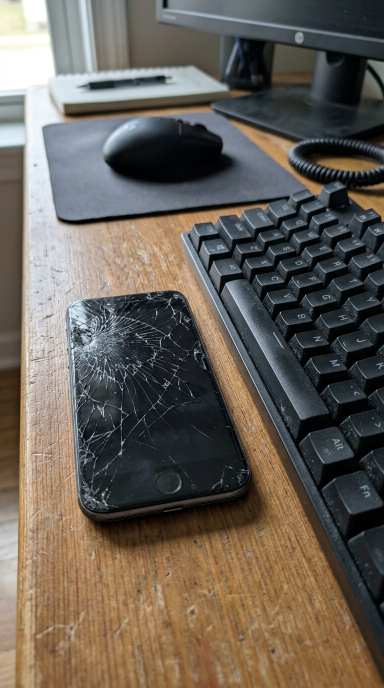
#> input picture Backend/app/tests/integration/test.png, 768 x 1376 px (shown at 1/2 size)
$ python -i explanation.py   (imports and definitions only)
#> lines starting #> are read from the running program, lines starting #| are printed output that depends on the picture
#> further down, picture is the input picture: PIL image 768x1376 RGB; mean R, G, B 103.7, 96.1, 86.6
from __future__ import annotations
from pathlib import Path
from typing import Any
import numpy as np
import torch
from PIL import ExifTags, Image, ImageFilter
from torch import nn

class GradCAM:

    def _save_activations(self, module: nn.Module, input: tuple[torch.Tensor | None,...], output: torch.Tensor):
        self.activations = output.detach()

    def _save_gradients(self, module: nn.Module, grad_input: tuple[torch.Tensor | None ,...], grad_output: tuple[torch.Tensor | None,...]):
        if grad_output and grad_output[0] is not None:
            self.gradients = grad_output[0].detach()

    # [46 lines left out: function generate, not called in this run]

    def remove_hooks(self)->None:
        self.forward_handle.remove()
        self.backward_handle.remove()

    # [15 lines left out: functions __init__, calculate_laplacian_variance, not called in this run]

def calculate_noise_level(image: Image.Image) -> float:
    grayscale = image.convert("L")
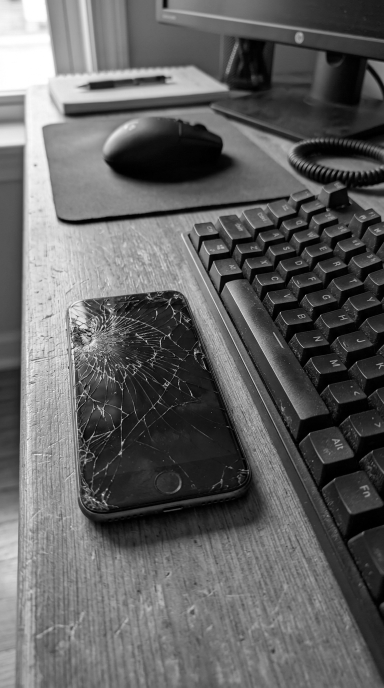
#> grayscale: PIL image 768x1376 L (shown at 1/2 size); min 0, max 255, mean 97.3
    blurred = grayscale.filter(ImageFilter.GaussianBlur(radius=2))

    original_array = np.asarray(grayscale, dtype=np.float32)
    blurred_array = np.asarray(blurred, dtype=np.float32)

    return float(np.std(original_array - blurred_array))

# [242 lines left out: functions calculate_colour_statistics, extract_metadata, analyse_metadata, generate_probability_reason, generate_statistical_reasons, validate_heatmap and 3 more, not called in this run]

>>> from PIL import Image
>>> picture = Image.open('../tests/integration/test.png')
>>> result = calculate_noise_level(picture)
#> result = 10.81
